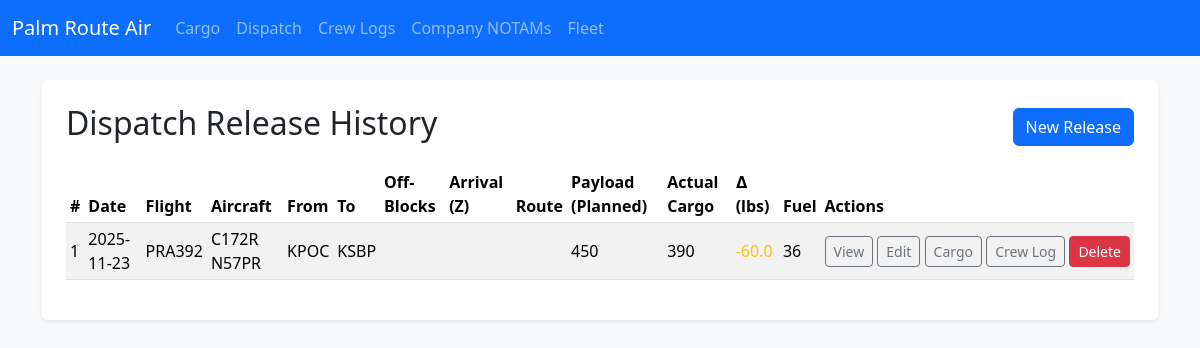
The app's page /dispatch/history, older data.
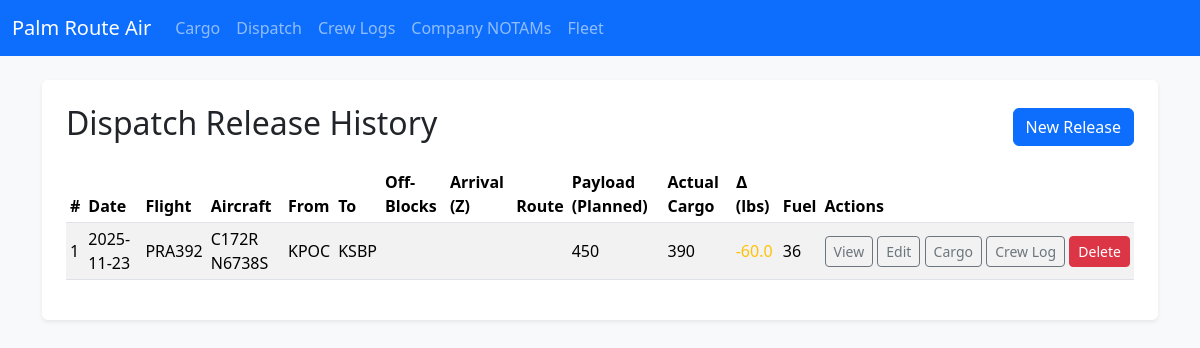
The same page, newer data.
### app.py (models this page shows)
class DispatchRelease(db.Model):
    id = db.Column(db.Integer, primary_key=True)
    date = db.Column(db.String(20))
    flight_id = db.Column(db.String(20))
    aircraft = db.Column(db.String(50))
    fleet_entry_id = db.Column(db.Integer, db.ForeignKey('fleet_entry.id'))
    departure = db.Column(db.String(10))
    destination = db.Column(db.String(10))
    offblocks = db.Column(db.String(10))
    arrival = db.Column(db.String(10))
    route = db.Column(db.Text)
    payload_planned = db.Column(db.String(20))  # Planned payload weight (lbs)
    fuel_planned = db.Column(db.String(20))     # Planned fuel (gal or lbs)
    cargo_plan = db.Column(db.Text)             # Summary of intended cargo items
    alt_airports = db.Column(db.Text)           # Alternate airports list
    weather_brief = db.Column(db.Text)          # Weather summary / risks
    special_notes = db.Column(db.Text)          # Special instructions / hazards
    actual_cargo_weight = db.Column(db.String(20))  # Aggregated from linked manifests
    cargo_manifests = db.relationship('CargoManifest', backref='dispatch_release', lazy='dynamic')
    fleet_entry = db.relationship('FleetEntry', lazy='joined')

### app.py (the view)
@app.route('/dispatch/history')
def dispatch_history():
    releases = DispatchRelease.query.order_by(DispatchRelease.id.desc()).all()
    return render_template('dispatch_history.html', releases=releases)

### templates/dispatch_history.html
{% extends 'base.html' %}
{% block content %}
<div class="p-4 bg-white rounded shadow-sm">
  <div class="d-flex justify-content-between align-items-center mb-3">
    <h2>Dispatch Release History</h2>
    <a href="{{ url_for('dispatch') }}" class="btn btn-primary">New Release</a>
  </div>
  {% if releases %}
  <div class="table-responsive">
    <table class="table table-sm table-striped align-middle">
      <thead>
        <tr>
          <th>#</th>
          <th>Date</th>
          <th>Flight</th>
          <th>Aircraft</th>
          <th>From</th>
          <th>To</th>
          <th>Off-Blocks</th>
          <th>Arrival (Z)</th>
          <th>Route</th>
          <th>Payload (Planned)</th>
          <th>Actual Cargo</th>
          <th>∆ (lbs)</th>
          <th>Fuel</th>
          <th>Actions</th>
        </tr>
      </thead>
      <tbody>
        {% for d in releases %}
        <tr>
          <td>{{ d.id }}</td>
          <td>{{ d.date }}</td>
          <td>{{ d.flight_id }}</td>
          <td>{{ d.aircraft }}</td>
          <td>{{ d.departure }}</td>
          <td>{{ d.destination }}</td>
          <td>{{ d.offblocks }}</td>
            <td>{{ d.arrival }}</td>
          <td style="max-width: 220px; white-space: nowrap; overflow: hidden; text-overflow: ellipsis;">{{ d.route }}</td>
          <td>{{ d.payload_planned or '—' }}</td>
          <td>{{ d.actual_cargo_weight or '—' }}</td>
          <td>
            {% if d.payload_planned and d.actual_cargo_weight %}
              {% set diff = (d.actual_cargo_weight|float) - (d.payload_planned|float) %}
              <span class="{% if diff|abs > 0 %}text-{{ 'danger' if diff > 0 else 'warning' }}{% endif %}">{{ diff|round(1) }}</span>
            {% else %}—{% endif %}
          </td>
          <td>{{ d.fuel_planned or '—' }}</td>
          <td class="text-nowrap">
            <a class="btn btn-outline-secondary btn-sm" href="{{ url_for('dispatch_detail', id=d.id) }}">View</a>
            <a class="btn btn-outline-secondary btn-sm" href="{{ url_for('dispatch_edit', id=d.id) }}">Edit</a>
            <a class="btn btn-outline-secondary btn-sm" href="{{ url_for('cargo', date=d.date, flight_id=d.flight_id, aircraft=d.aircraft, departure=d.departure, arrival=d.destination, dispatch_release_id=d.id) }}">Cargo</a>
            <a class="btn btn-outline-secondary btn-sm" href="{{ url_for('crew', date=d.date, flight_id=d.flight_id, origin=d.departure, destination=d.destination, aircraft=d.aircraft, dispatch_release_id=d.id) }}">Crew Log</a>
            <form action="{{ url_for('delete_dispatch', id=d.id) }}" method="post" class="d-inline">
              <button class="btn btn-danger btn-sm" onclick="return confirm('Delete this dispatch release?')">Delete</button>
            </form>
          </td>
        </tr>
        {% endfor %}
      </tbody>
    </table>
  </div>
  {% else %}
  <p class="text-muted">No dispatch releases saved yet.</p>
  {% endif %}
</div>
{% endblock %}

Row changes from the older to the newer data that the page shows:
changed DispatchRelease "PRA392": aircraft "C172R N57PR" → "C172R N6738S"
